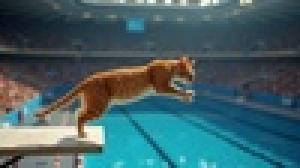
#> input picture client/src/assets/images/V0sn_8sJSkTiWrMfnitAt.png.jpeg, 100 x 56 px, shrunk from 1024 x 576 before the run (shown 3 times larger)
$ python diff2.py ../../client/src/assets/images/V0sn_8sJSkTiWrMfnitAt.png.jpeg out.png
#> lines starting #> are read from the running program, lines starting #| are printed output that depends on the picture
from PIL import Image, ImageFilter, ImageOps, ImageEnhance, ImageDraw
import sys
import numpy as np
import math

def gaussian_truncated(low=0, high=1):
    mu = (low + high) / 2
    sigma = (high - low) / 6
    while True:
        x = np.random.normal(mu, sigma)
        if low <= x <= high:
            return x

def add_noise_to_frame(frame, noise_level):
    """Adds Gaussian noise to a PIL Image."""
    img_array = np.array(frame, dtype=np.float32)
    noise = np.random.normal(0, noise_level, img_array.shape)
    noisy_array = np.clip(img_array + noise, 0, 255)
    return Image.fromarray(noisy_array.astype(np.uint8), 'RGB')

def create_frozen_reveal_gif(input_gif, output_gif):
    """
    Creates a GIF with a two-act structure:
    1. A 10-second "reveal" where the first frame of the GIF resolves from
       top-to-bottom over a noisy/blurry version.
    2. The full, clean original animation plays through one cycle.
    """
#> called with output_gif = 'out.png'
    reveal_duration_ms = 10000.0

    # --- 1. Read the source GIF to get frames, durations, and dimensions ---
    original_frames = []
    original_durations = []
    with Image.open(input_gif) as gif:
#> gif is the input picture: PIL image 100x56 RGB; mean R, G, B 65.9, 96.8, 102.1
        try:
            while True:
                original_frames.append(gif.convert("RGBA"))
                original_durations.append(gif.info.get('duration', 100))
                gif.seek(gif.tell() + 1)
#> this loop made 1 pass
#| Source GIF has 1 frames. Total cycle time: 100 ms.
#| Done. Final GIF has 101 frames and a total duration of 10.10 seconds.
#> pass 1, in create_frozen_reveal_gif, `all_processed_frames[0].save( output_gif, save_all=True, append_images..`:
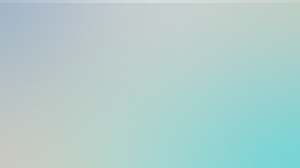
#> saved as out.png: PIL image 100x56 RGB (shown 3 times larger); mean R, G, B 177, 205.7, 203.9
#> after the loop, original_durations = [100]; original_frames = 1 item
        except EOFError:
            pass

    if not original_frames:
        print("Error: Could not read frames from the input GIF.")
        return

    first_frame = original_frames[0]
    w, h = first_frame.size
    cycle_duration_ms = sum(original_durations)
    avg_frame_duration = cycle_duration_ms / len(original_frames) if len(original_frames) > 0 else 33

    print(f"Source GIF has {len(original_frames)} frames. Total cycle time: {cycle_duration_ms} ms.")
    print("Beginning Act I: Generating 10-second frozen reveal sequence...")

    # --- 2. ACT I: Generate the top-to-bottom reveal animation ---
    reveal_frames = []
    elapsed_time_ms = 0

    start_blur, end_blur = 15.0 + gaussian_truncated(5., 10.), 0.9 + gaussian_truncated(0.1, 0.2)
    start_noise, end_noise = 90.0 + gaussian_truncated(10., 20.), 19.0 + gaussian_truncated(1.0, 2.0)
    start_brightness, end_brightness = 3.0 + gaussian_truncated(1., 2.0), 1.5 + gaussian_truncated(0.5, 1.0)

    progress_factor = gaussian_truncated(1.0, 8.0)

    while elapsed_time_ms < reveal_duration_ms:
        # A. Calculate progress for effects (linear) and scanline (eased)
        linear_progress = min(1.0, elapsed_time_ms / reveal_duration_ms)
        eased_progress = linear_progress ** progress_factor

        current_blur = start_blur + (end_blur - start_blur) * linear_progress
        current_noise = start_noise + (end_noise - start_noise) * linear_progress
        current_brightness = start_brightness + (end_brightness - start_brightness) * linear_progress

        # B. Generate the "unresolved" base using ONLY the first frame
        bg = Image.new("RGB", (w, h), (0, 0, 0))
        bg.paste(first_frame, (0, 0), first_frame)

        enhancer = ImageEnhance.Brightness(bg)
        frame_brightened = enhancer.enhance(current_brightness)
        frame_with_noise = add_noise_to_frame(frame_brightened, current_noise)
        unresolved_base = frame_with_noise.filter(ImageFilter.GaussianBlur(current_blur))

        # C. Paste the clean, revealed portion
        final_frame = unresolved_base.copy().convert("RGBA")
        reveal_height = int(h * eased_progress)

        if reveal_height > 0:
            clean_strip = first_frame.crop((0, 0, w, reveal_height))
            final_frame.paste(clean_strip, (0, 0), clean_strip)

        # D. Draw the animating HORIZONTAL gradient divider
        if reveal_height < h:
            sine_wave = math.sin(elapsed_time_ms / 2000.0)
            gradient_center_x = (w / 2) + (w / 2.5) * sine_wave

            x_coords = np.arange(w)
            distance = np.abs(x_coords - gradient_center_x)

            max_alpha, min_alpha = int(255 * 0.30), int(255 * 0.10)
            norm_distance = np.clip(distance / (w / 2), 0, 1)
            alpha_values = max_alpha - (norm_distance * (max_alpha - min_alpha))

            # Create a (1, w, 4) numpy array for the horizontal line
            gradient_line = np.zeros((1, w, 4), dtype=np.uint8)
            gradient_line[..., 0:3] = 255
            gradient_line[..., 3] = alpha_values.reshape(1, w).astype(np.uint8)

            gradient_image = Image.fromarray(gradient_line, 'RGBA')

            overlay = Image.new('RGBA', (w, h), (0, 0, 0, 0))
            overlay.paste(gradient_image, (0, reveal_height))
            final_frame = Image.alpha_composite(final_frame, overlay)

        reveal_frames.append(final_frame.convert("RGB"))
        elapsed_time_ms += avg_frame_duration

    # --- 3. ACT II: Append the clean, original animation ---
    print("Act I complete. Appending one full, clean animation cycle...")

    clean_original_frames = [frame.convert("RGB") for frame in original_frames]

    # --- 4. Combine and Save ---
    all_processed_frames = reveal_frames + clean_original_frames
    all_durations = [avg_frame_duration] * len(reveal_frames) + original_durations

    print("\nSaving the final composite GIF...")
    all_processed_frames[0].save(
        output_gif,
        save_all=True,
        append_images=all_processed_frames[1:],
        duration=all_durations,
        loop=0
    )
    final_duration_s = sum(all_durations) / 1000.0
    print(f"Done. Final GIF has {len(all_processed_frames)} frames and a total duration of {final_duration_s:.2f} seconds.")

if __name__ == "__main__":
    if len(sys.argv) != 3:
        print("Usage: python your_script_name.py input.gif output.gif")
    else:
        input_gif = sys.argv[1]
        output_gif = sys.argv[2]
        create_frozen_reveal_gif(input_gif, output_gif)

$ run again, on client/src/assets/images/Plum_concept.png
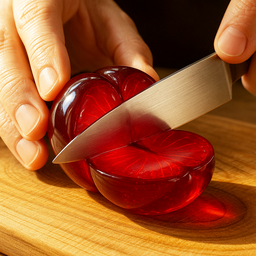
#> input picture client/src/assets/images/Plum_concept.png, 256 x 256 px, shrunk from 1024 x 1024 before the run
#> in create_frozen_reveal_gif, gif is the input picture: PIL image 256x256 RGB; mean R, G, B 158.8, 86.2, 43.2
#> the loop in create_frozen_reveal_gif, `while True:` made 1 pass
#> (printed output is left out)
#> pass 1, in create_frozen_reveal_gif, `all_processed_frames[0].save( output_gif, save_all=True, append_images..`:
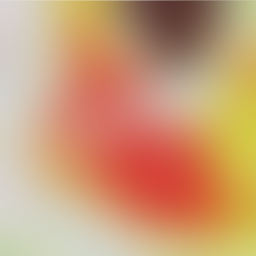
#> saved as out.png: PIL image 256x256 RGB; mean R, G, B 202, 155.9, 119
#> after the loop in create_frozen_reveal_gif, `while True:`: original_durations = [100]; original_frames = 1 item

$ run again, on client/src/assets/images/bg-smiley-blue.png
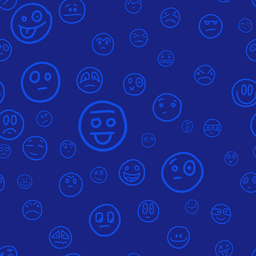
#> input picture client/src/assets/images/bg-smiley-blue.png, 256 x 256 px, shrunk from 1024 x 1024 before the run
#> in create_frozen_reveal_gif, gif is the input picture: PIL image 256x256 RGB; mean R, G, B 23.4, 38.8, 139.9
#> the loop in create_frozen_reveal_gif, `while True:` made 1 pass
#> (printed output is left out)
#> pass 1, in create_frozen_reveal_gif, `all_processed_frames[0].save( output_gif, save_all=True, append_images..`:
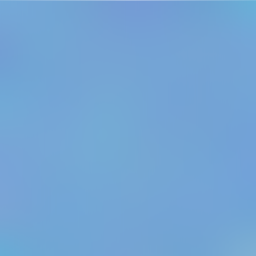
#> saved as out.png: PIL image 256x256 RGB; mean R, G, B 115.5, 165.1, 212.8
#> after the loop in create_frozen_reveal_gif, `while True:`: original_durations = [100]; original_frames = 1 item
